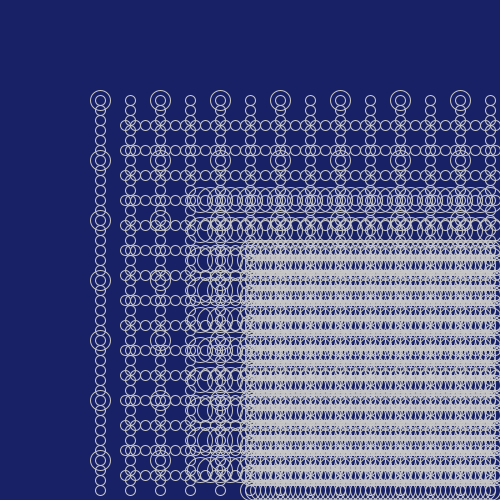
Frame 1 (no input)
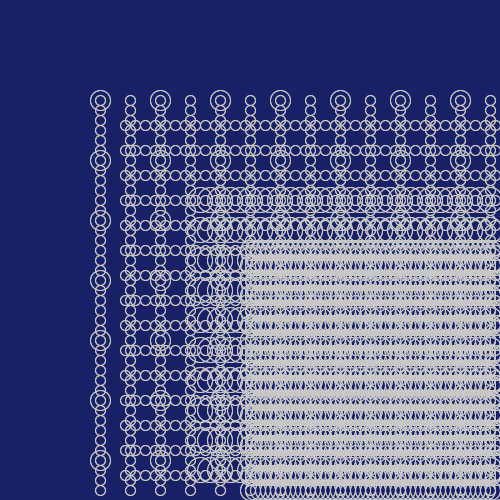
Frame 2 (the mouse pressed at the canvas centre, redrawn once)

The Processing sketch that drew these frames (run headless with seeded random() and noise(); the mouse was pressed at the canvas centre and the sketch redrawn once):

// Processing sketch: processing_85224
// ── processing_85224.pde

void setup()
{
  size(500, 500);
  stroke(200);
  background(#182165);
}



void draw()
{
  noFill();

for (int posX = 250; posX < width; posX = posX + 5)
  {
   
  for (int posY = 250; posY < height; posY = posY + 15)
  {
    ellipse(posX, posY, 20,20);
  }}

for (int posX = 125; posX < width; posX = posX + 10)
  {
   
  for (int posY = 125; posY < height; posY = posY + 25)
  {
    ellipse(posX, posY, 10, 10);
    
  }}
 
 for (int posX = 100; posX < width; posX = posX + 30)
  {
   
  for (int posY = 100; posY < height; posY = posY + 10)
  {
    ellipse(posX, posY, 10, 10);
    
  }}
  
  for (int posX = 200; posX < width; posX = posX + 10)
  {
   
  for (int posY = 200; posY < height; posY = posY + 30)
  {
    ellipse(posX, posY, 25,25);
  }}

 for (int posX = 100; posX < width; posX = posX + 60)
  {
   
  for (int posY = 100; posY < height; posY = posY + 60)
  {
    ellipse(posX, posY, 20, 20);
    
  }}

noLoop();
}
